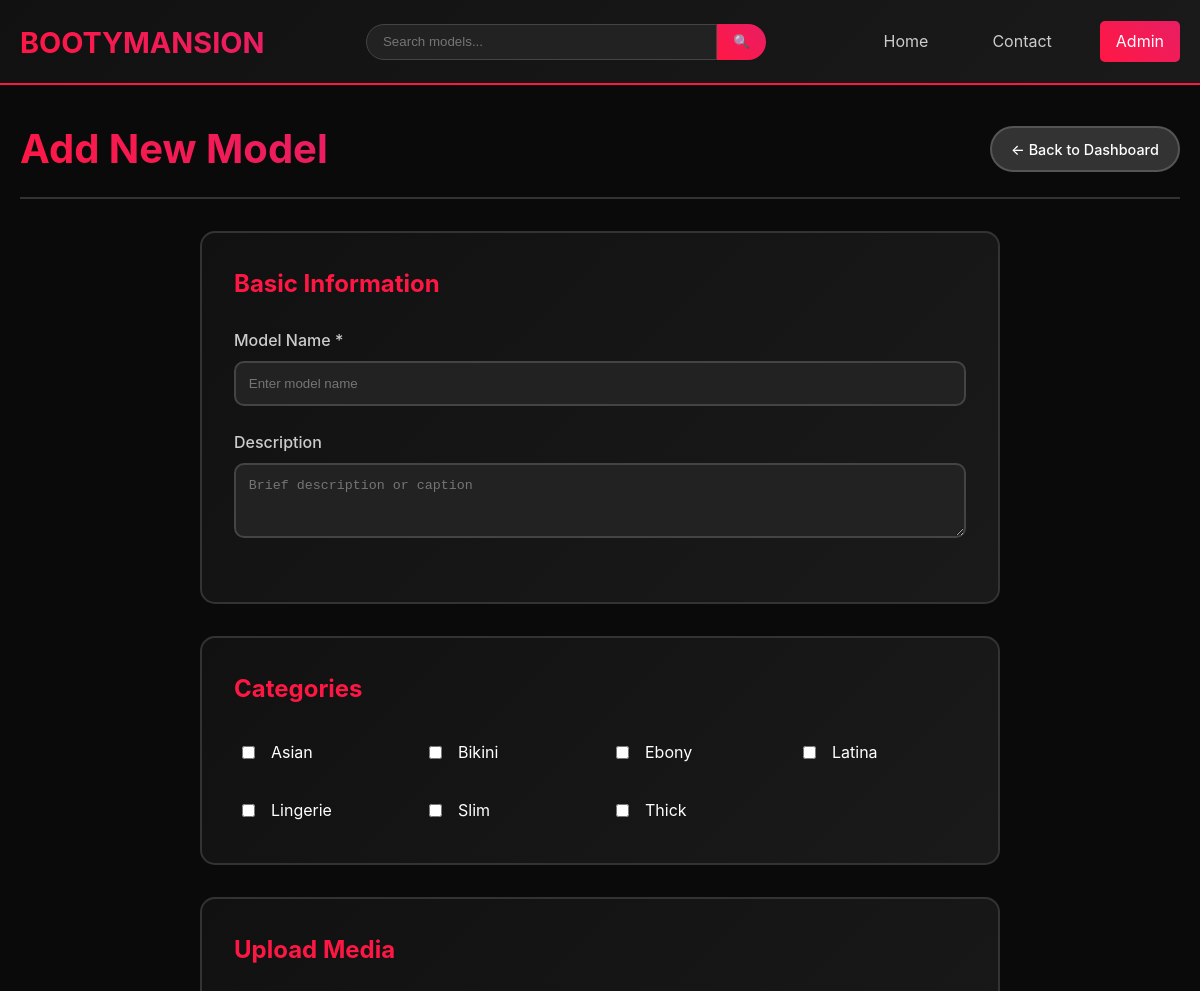
Page /admin/profile/new (signed in, upper part) on the earlier database version.
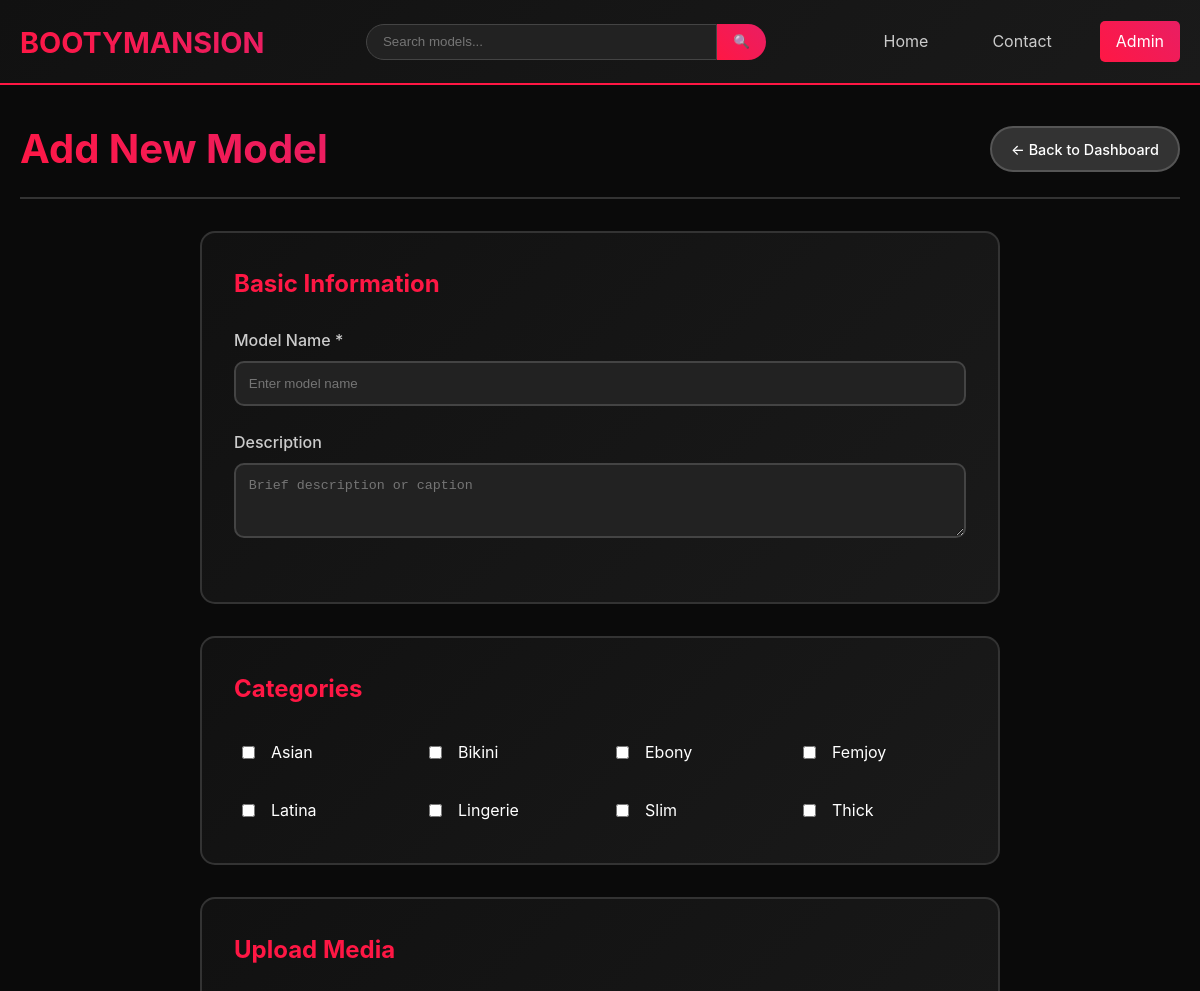
Same page on the later database version.
### tables this page shows
CREATE TABLE categories (
            id INTEGER PRIMARY KEY AUTOINCREMENT,
            name TEXT UNIQUE NOT NULL,
            slug TEXT UNIQUE NOT NULL,
            created_at TIMESTAMP DEFAULT CURRENT_TIMESTAMP
        );

### app.py (the view)
    def decorated_function(*args, **kwargs):
        if not session.get('admin_logged_in'):
            flash('Please log in to access the admin panel.', 'error')
            return redirect(url_for('admin_login'))
        return f(*args, **kwargs)

### app.py (called while the page is built)
def login_required(f):
    def decorated_function(*args, **kwargs):
        if not session.get('admin_logged_in'):
            flash('Please log in to access the admin panel.', 'error')
            return redirect(url_for('admin_login'))
        return f(*args, **kwargs)
    decorated_function.__name__ = f.__name__
    return decorated_function

def get_db_connection():
    conn = sqlite3.connect('bootymansion.db')
    conn.row_factory = sqlite3.Row
    return conn

@app.route('/admin/profile/new', methods=['GET', 'POST'])
@login_required
def admin_new_profile():
    if request.method == 'POST':
        return create_or_update_profile()
    conn = get_db_connection()
    categories = conn.execute('SELECT * FROM categories WHERE slug != "all" ORDER BY name').fetchall()
    conn.close()
    return render_template('admin_profile_form.html', categories=categories)

### templates/admin_profile_form.html (shortened to what this page needs)
{% extends "base.html" %}
{% block content %}
<main class="main admin-main">
    <div class="container">
        <div class="admin-header">
            <h1>{% if profile %}Edit {{ profile.name }}{% else %}Add New Model{% endif %}</h1>
            <a href="{{ url_for('admin_dashboard') }}" class="btn btn-secondary">← Back to Dashboard</a>
        </div>
        <div class="profile-form-container">
            <form method="POST" enctype="multipart/form-data" class="profile-form" id="profileForm">
                <div class="form-section">
                    <h2>Basic Information</h2>
                    <div class="form-group">
                        <label for="name">Model Name *</label>
                        <input type="text"
                               id="name"
                               name="name"
                               value="{{ profile.name if profile else '' }}"
                               required
                               placeholder="Enter model name">
                    </div>
                    <div class="form-group">
                        <label for="description">Description</label>
                        <textarea id="description"
                                  name="description"
                                  rows="3"
                                  placeholder="Brief description or caption">{{ profile.description if profile else '' }}</textarea>
                    </div>
                </div>
                <div class="form-section">
                    <h2>Categories</h2>
                    <div class="categories-grid">
                        {% for category in categories %}
                        <label class="category-checkbox">
                            <input type="checkbox"
                                   name="categories"
                                   value="{{ category.id }}"
                                   {% if profile and category.id in profile_category_ids %}checked{% endif %}>
                            {{ category.name }}
                        </label>
                        {% endfor %}
                    </div>
                </div>
                <div class="form-section">
                    <h2>{% if profile %}Add More Media{% else %}Upload Media{% endif %}</h2>
                </div>
            </form>
        </div>
    </div>
</main>
{% endblock %}

### templates/base.html (shortened to what this page needs)
<!DOCTYPE html>
<html lang="en">
<head>
    <link rel="stylesheet" href="{{ url_for('static', filename='css/styles.css') }}">
</head>
<body>
    <header class="header">
        <div class="container">
            <h1 class="logo">
                <a href="{{ url_for('index') }}">BOOTYMANSION</a>
            </h1>
            <div class="search-bar">
                <input type="text" placeholder="Search models..." id="searchInput">
                <button class="search-btn" id="searchBtn">🔍</button>
            </div>
            <nav class="nav">
                <a href="{{ url_for('index') }}" class="nav-link">Home</a>
                <a href="#" class="nav-link">Contact</a>
                <a href="{{ url_for('admin_dashboard') }}" class="nav-link admin-link">Admin</a>
            </nav>
        </div>
    </header>
    {% block content %}{% endblock %}
</body>
</html>

### static/css/styles.css (style rules this page uses)
* { margin: 0; padding: 0; box-sizing: border-box; }
body { font-family: -apple-system, BlinkMacSystemFont, 'Segoe UI', Roboto, sans-serif; background-color: #000; color: #fff; line-height: 1.6; overflow-x: hidden; }
.container { max-width: 1200px; margin: 0 auto; padding: 0 20px; }
.header { background: linear-gradient(135deg, #111 0%, #1a1a1a 100%); padding: 1rem 0; position: sticky; top: 0; z-index: 100; border-bottom: 2px solid #ff1744; backdrop-filter: blur(10px); }
.header .container { display: flex; justify-content: space-between; align-items: center; gap: 2rem; }
.logo a { font-size: 1.8rem; font-weight: bold; color: #fff; text-decoration: none; background: linear-gradient(45deg, #ff1744, #e91e63); -webkit-background-clip: text; -webkit-text-fill-color: transparent; background-clip: text; }
.search-bar { display: flex; flex: 1; max-width: 400px; }
.search-bar input { flex: 1; padding: 0.6rem 1rem; background-color: #222; border: 1px solid #444; border-radius: 25px 0 0 25px; color: #fff; outline: none; transition: all 0.3s ease; }
.search-btn { padding: 0.6rem 1rem; background: linear-gradient(45deg, #ff1744, #e91e63); border: none; border-radius: 0 25px 25px 0; color: #fff; cursor: pointer; transition: transform 0.2s ease; }
.nav { display: flex; gap: 2rem; }
.nav-link { color: #ccc; text-decoration: none; padding: 0.5rem 1rem; border-radius: 5px; transition: all 0.3s ease; position: relative; }
.nav-link.admin-link { background: linear-gradient(45deg, #ff1744, #e91e63); color: #fff; }
.main { padding: 2rem 0; min-height: calc(100vh - 120px); }
.admin-main { background-color: #0a0a0a; min-height: 100vh; }
.admin-header { display: flex; justify-content: space-between; align-items: center; margin-bottom: 2rem; padding-bottom: 1rem; border-bottom: 2px solid #333; }
.admin-header h1 { font-size: 2.5rem; background: linear-gradient(45deg, #ff1744, #e91e63); -webkit-background-clip: text; -webkit-text-fill-color: transparent; background-clip: text; }
.btn { padding: 0.6rem 1.2rem; border: none; border-radius: 25px; cursor: pointer; text-decoration: none; display: inline-block; font-size: 0.9rem; font-weight: 500; transition: all 0.3s ease; text-align: center; }
.btn-secondary { background-color: #333; color: #fff; border: 2px solid #555; }
.profile-form-container { max-width: 800px; margin: 0 auto; }
.form-section { background: linear-gradient(135deg, #111 0%, #1a1a1a 100%); padding: 2rem; border-radius: 15px; margin-bottom: 2rem; border: 2px solid #333; }
.form-section h2 { color: #ff1744; margin-bottom: 1.5rem; font-size: 1.5rem; }
.form-group { margin-bottom: 1.5rem; }
.form-group label { display: block; color: #ccc; margin-bottom: 0.5rem; font-weight: 500; }
.form-group input, .form-group textarea { width: 100%; padding: 0.8rem; background-color: #222; border: 2px solid #444; border-radius: 10px; color: #fff; outline: none; transition: border-color 0.3s ease; }
.categories-grid { display: grid; grid-template-columns: repeat(auto-fit, minmax(150px, 1fr)); gap: 1rem; }
.category-checkbox { display: flex; align-items: center; gap: 0.5rem; cursor: pointer; padding: 0.5rem; border-radius: 8px; transition: background-color 0.3s ease; }
.category-checkbox input { width: auto; }

Differences in the rows shown:
added categories: name "Femjoy"
